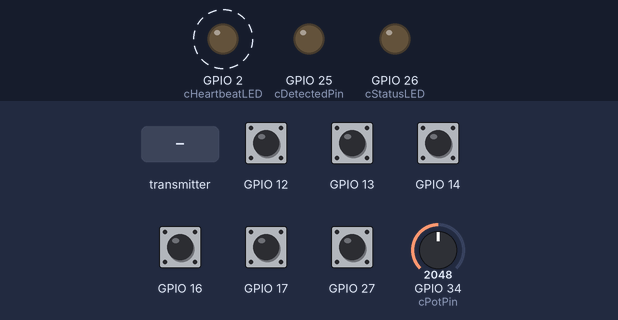
A sketch run on a simulated ESP32. Shown: output pins drawn as LEDs (lit = HIGH). Dashed ring = blinking. The inputs (shaded band) are chosen by the test bench; at power-on: GPIO 12–14, GPIO 16, GPIO 17, GPIO 27 HIGH, GPIO 34 (cPotPin) = 2048. What the sketch prints to the serial monitor is not drawn.

Above: at 1.2 s.
1.3 s: the transmitter starts sending detected = 1
At 1.8 s:
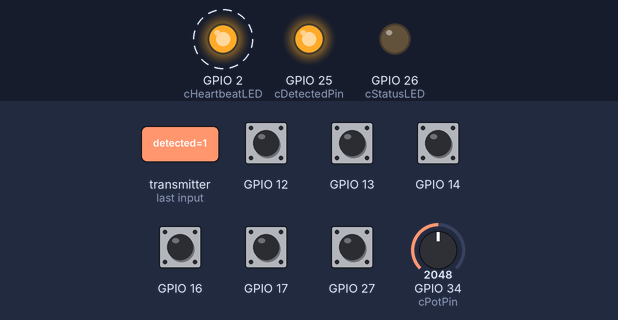
4.3 s: the transmitter starts sending detected = 0
At 4.9 s:
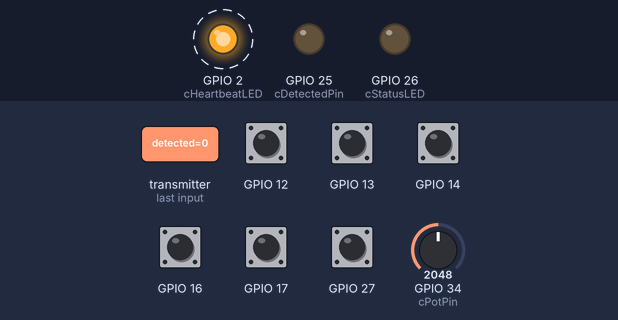
Timing chart, 0 to 13.3 s (numbered marks = the images above; inputs shaded):
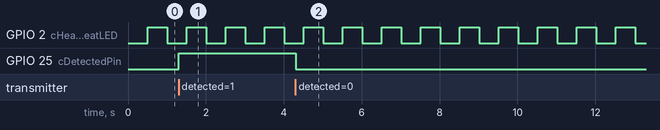

Measured:
- after the input at 1.3 s, GPIO 25 (cDetectedPin): LOW → HIGH at once
- after the input at 4.3 s, GPIO 25 (cDetectedPin): HIGH → LOW at once
- by itself, GPIO 2 (cHeartbeatLED): alternates HIGH for 0.50 s and LOW for 0.50 s

The sketch:

Robot-controller.ino
```cpp
//
// MME 4487 Final Project Control System
//
//  Language: Arduino (C++)
//  Target:   ESP32
//  Author:   Blake Nielsen, Nathan Ritchie, Peter Guatto, Hamza Faish
//  Date:     2023 11 27
//

//#define PRINT_SEND_STATUS                              // uncomment to turn on output packet send status
// #define PRINT_INCOMING                                // uncomment to turn on output of incoming data

#include <Arduino.h>
#include <WiFi.h>
#include <esp_now.h>

// Function declarations
void doHeartbeat();
void ARDUINO_ISR_ATTR buttonISR(void* arg);
void onDataRecv(const uint8_t *mac_addr, const uint8_t *incomingData, int len);
void onDataSent(const uint8_t *mac_addr, esp_now_send_status_t status);

// Button structure
struct Button {
  const int pin;                                      // GPIO pin for button
  unsigned int numberPresses;                         // counter for number of button presses
  unsigned int lastPressTime;                         // time of last button press in ms
  bool pressed;                                       // flag for button press event
  bool state;                                         // current state of button; 0 = pressed; 1 = unpressed
  bool lastState;                                     // last state of button
};

// Control data packet structure
struct ControlDataPacket {
  int dir;                                            // drive direction: 1 = forward, -1 = reverse, 0 = stop
  int speed;                                          // motor speed
  int sorting;                                        // sorting wheel toggle
  int bucket;                                         // 1 = dump bucket
  unsigned long time;                                 // time packet sent
  int turn;                                           // turn direction: 1 = right, -1 = left, 0 = straight
};

// Drive data packet structure
struct DriveDataPacket {
  unsigned long time;                                 // time packet sent
  boolean detected;
};

// Constants
const int cHeartbeatLED = 2;                                                // GPIO pin of built-in LED for heartbeat
const int cHeartbeatInterval = 500;                                         // heartbeat blink interval, in milliseconds
const int cStatusLED = 26;                                                  // GPIO pin of communication status LED
const long cDebounceDelay = 20;                                             // button debounce delay in milliseconds
const int cMaxDroppedPackets = 20;                                          // maximum number of packets allowed to drop
const int cPotPin = 34;                                                     // potentiometer pin
const int cDetectedPin = 25;                                                // detected pin

// Variables
unsigned long lastHeartbeat = 0;                                            // time of last heartbeat state change
unsigned long lastTime = 0;                                                 // last time of motor control was updated
unsigned int commsLossCount = 0;                                            // number of sequential sent packets have dropped
Button buttonFwd = {14, 0, 0, false, true, true};                           // forward, NO pushbutton on GPIO 14, low state when pressed
Button buttonRev = {12, 0, 0, false, true, true};                           // reverse, NO pushbutton on GPIO 12, low state when pressed
Button buttonLeft = {27, 0, 0, false, true, true};                          // left, NO pushbutton on GPIO 27, low state when pressed
Button buttonRight = {13, 0, 0, false, true, true};                         // right, NO pushbutton on GPIO 13, low state when pressed
Button buttonBucket = {17, 0, 0, false, true, true};                        // bucket, NO pushbutton on GPIO 17, low state when pressed
Button buttonSorting = {16, 0, 0, false, true, true};                       // sorting wheel, NO pushbutton on GPIO 16, low state when pressed

// REPLACE WITH MAC ADDRESS OF YOUR DRIVE ESP32
uint8_t receiverMacAddress[] = {0xA8,0x42,0xE3,0xCA,0x77,0x58};             // MAC address of drive A8:42:E3:CA:77:58
esp_now_peer_info_t peerInfo = {};                                          // ESP-NOW peer information
ControlDataPacket controlData;                                              // data packet to send to drive system
DriveDataPacket inData;                                                     // data packet from drive system

void setup() {
  Serial.begin(115200);                                                     // standard baud rate for ESP32 serial monitor
  WiFi.mode(WIFI_STA);                                                      // use WiFi in station mode
  Serial.print("MAC address ");
  Serial.println(WiFi.macAddress());                                        // print MAC address of ESP32
  WiFi.disconnect();                                                        // disconnect from network

  // Configure GPIO
  pinMode(cHeartbeatLED, OUTPUT);                                           // configure built-in LED for heartbeat as output
  pinMode(cStatusLED, OUTPUT);                                              // configure GPIO for communication status LED as output
  // forward button
  pinMode(buttonFwd.pin, INPUT_PULLUP);                                     // configure GPIO for forward button pin as an input with pullup resistor
  attachInterruptArg(buttonFwd.pin, buttonISR, &buttonFwd, CHANGE);         // Configure forward pushbutton ISR to trigger on change
  // reverse button
  pinMode(buttonRev.pin, INPUT_PULLUP);                                     // configure GPIO for reverse button pin as an input with pullup resistor
  attachInterruptArg(buttonRev.pin, buttonISR, &buttonRev, CHANGE);         // Configure reverse pushbutton ISR to trigger on change
  // left button
  pinMode(buttonLeft.pin, INPUT_PULLUP);                                    // configure GPIO for left button pin as an input with pullup resistor
  attachInterruptArg(buttonLeft.pin, buttonISR, &buttonLeft, CHANGE);       // Configure left pushbutton ISR to trigger on change
  // right button
  pinMode(buttonRight.pin, INPUT_PULLUP);                                   // configure GPIO for right button pin as an input with pullup resistor
  attachInterruptArg(buttonRight.pin, buttonISR, &buttonRight, CHANGE);     // Configure right pushbutton ISR to trigger on change
  // sorting wheel button
  pinMode(buttonSorting.pin, INPUT_PULLUP);                                 // configure GPIO for sorting wheel button pin as an input with pullup resistor
  attachInterruptArg(buttonSorting.pin, buttonISR, &buttonSorting, CHANGE); // Configure sorting wheel pushbutton ISR to trigger on change
  // bucket control button
  pinMode(buttonBucket.pin, INPUT_PULLUP);                                  // configure GPIO for bucket button pin as an input with pullup resistor
  attachInterruptArg(buttonBucket.pin, buttonISR, &buttonBucket, CHANGE);   // Configure bucket pushbutton ISR to trigger on change

  pinMode(cPotPin, INPUT);                                                  // configure potentiometer pin
  pinMode(cDetectedPin, OUTPUT);                                            // configure detected pin

  // Initialize ESP-NOW
  if (esp_now_init() != ESP_OK)
  {
    Serial.printf("Error initializing ESP-NOW\n");
    return;
  }
  else
  {
    Serial.printf("Successfully initialized ESP-NOW\n");
  }
  esp_now_register_recv_cb(onDataRecv);                                     // register callback function for received data
  esp_now_register_send_cb(onDataSent);                                     // register callback function for data transmission

  // Set drive info
  memcpy(peerInfo.peer_addr, receiverMacAddress, 6);                        // set address of peer
  peerInfo.channel = 0;                                                     // set peer channel
  peerInfo.encrypt = false;                                                 // no encryption of data

  // Add drive as ESP-NOW peer
  if (esp_now_add_peer(&peerInfo) != ESP_OK)
  {
    Serial.printf("Failed to add peer\n");
    return;
  }
  else
  {
    Serial.printf("Successfully added peer %x:%x:%x:%x:%x:%x\n to list", receiverMacAddress[0], receiverMacAddress[1],
                                                                         receiverMacAddress[2], receiverMacAddress[3],
                                                                         receiverMacAddress[4], receiverMacAddress[5]);
  }
}

void loop() {
  esp_err_t result;
  unsigned long curTime = micros();                                         // capture current time in microseconds
  if (curTime - lastTime > 10000) {                                         // wait ~10 ms
    lastTime = curTime;
    controlData.time = curTime;                                             // update transmission time

    controlData.speed = map(analogRead(cPotPin), 0, 4095, 0, 100);

    // drive
    if (!buttonFwd.state) {                                                 // forward pushbutton pressed
      controlData.dir = 1;                                                  // direction set to 1
    }
    else if (!buttonRev.state) {                                            // reverse pushbutton pressed
      controlData.dir = -1;                                                 // direction set to -1
    }
    else {                                                                  // no input, stop
      controlData.dir = 0;
    }

    if (!buttonLeft.state) {                                                // left pushbutton pressed
      controlData.turn = -1;                                                // turn data set to -1
    }
    else if (!buttonRight.state) {                                          // right pushbutton pressed
      controlData.turn = 1;                                                 // turn data set to 1
    }
    else {                                                                  // no input, no turn
      controlData.turn = 0;
    }

    // bucket
    if (!buttonBucket.state) {                                             // bucket dump when pressed
      controlData.bucket = 1;
    }
    else {                                                                 // no input, stop
      controlData.bucket = 0;
    }

    // sorting
    if (!buttonSorting.state) {                                            // sorting started or reversed if pressed
      controlData.sorting = 1;
    }
    else {                                                                 // no input
      controlData.sorting = 0;
    }

    // if drive appears disconnected, update control signal to stop before sending
    if (commsLossCount > cMaxDroppedPackets) {
      controlData.dir = 0;
    }
    // send control signal to drive
    result = esp_now_send(receiverMacAddress, (uint8_t *) &controlData, sizeof(controlData));
    if (result == ESP_OK) {                                                // if sent successfully
      digitalWrite(cStatusLED, 0);                                         // turn off communucation status LED
    }
    else {                                                                 // otherwise
      digitalWrite(cStatusLED, 1);                                         // turn on communication status LED
    }

    if (inData.detected == true){
      digitalWrite(cDetectedPin, 1);
    }else{
      digitalWrite(cDetectedPin, 0);
    }
  }
  doHeartbeat();                                                           // update heartbeat LED
}

// blink heartbeat LED
void doHeartbeat() {
  unsigned long curMillis = millis();                                      // get the current time in milliseconds
  // check to see if elapsed time matches the heartbeat interval
  if ((curMillis - lastHeartbeat) > cHeartbeatInterval) {
    lastHeartbeat = curMillis;                                             // update the heartbeat toggle time for the next cycle
    digitalWrite(cHeartbeatLED, !digitalRead(cHeartbeatLED));              // toggle state of LED
  }
}

// button interrupt service routine
// argument is pointer to button structure, which is statically cast to a Button structure, allowing multiple
// instances of the buttonISR to be created (1 per button)
// implements software debounce
void ARDUINO_ISR_ATTR buttonISR(void* arg) {
  Button* s = static_cast<Button*>(arg);                                   // cast pointer to static structure

  unsigned int pressTime = millis();                                       // capture current time
  s->state = digitalRead(s->pin);                                          // capture state of button
  // if button has been pressed and sufficient time has elapsed
  if ((!s->state && s->lastState == 1) && (pressTime - s->lastPressTime > cDebounceDelay)) {
    s->numberPresses += 1;                                                 // increment button press counter
    s->pressed = true;                                                     // set flag for "valid" button press
  }
  s->lastPressTime = pressTime;                                            // update time of last state change
  s->lastState = s->state;                                                 // save last state
}

// callback function for when data is received
void onDataRecv(const uint8_t *mac_addr, const uint8_t *incomingData, int len) {
  if (len == 0)                                                            // if empty packet
  {
    return;                                                                // return
  }
  memcpy(&inData, incomingData, sizeof(inData));                           // store data from drive
#ifdef PRINT_INCOMING
  Serial.printf("%d\n", inData.time);
#endif
}

// callback function for when data is sent
void onDataSent(const uint8_t *mac_addr, esp_now_send_status_t status) {
#ifdef PRINT_SEND_STATUS
  Serial.printf("Last packet send status: %s\n", status == ESP_NOW_SEND_SUCCESS ? "Message sent" : "Message failed");
#endif
  if (status != ESP_NOW_SEND_SUCCESS) {
    digitalWrite(cStatusLED, 1);                                           // turn on communication status LED
    commsLossCount++;                                                      // increase lost packet count
  }
  else {
    commsLossCount = 0;                                                    // reset communication loss counter
  }
}
```
